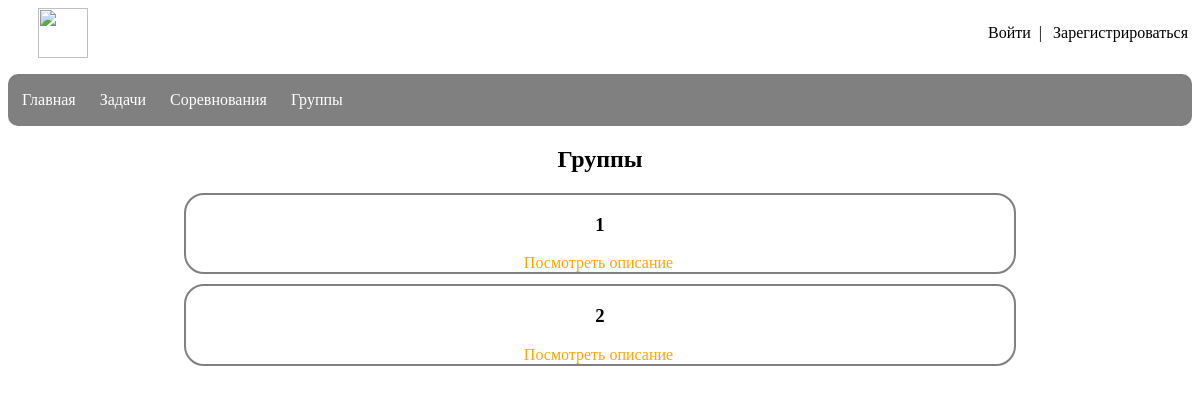
Before: /groups with the older database file.
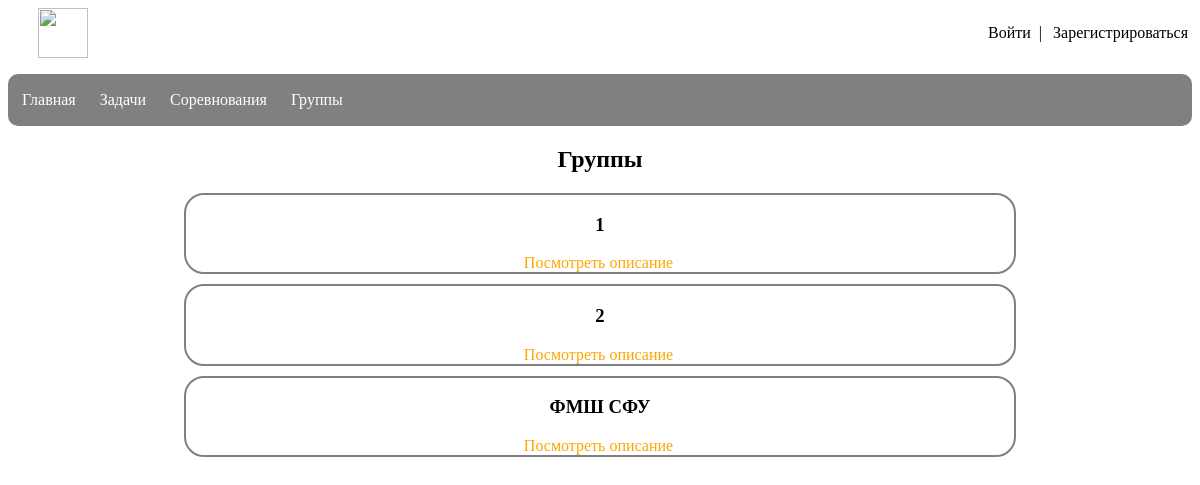
After: the same page with the newer database file.
### app/models.py (models this page shows, shortened)
class Groups(db.Model):
    id = db.Column(db.Integer, primary_key=True)
    title = db.Column(db.String(100), unique=True, nullable=False)
    statement = db.Column(db.Text, nullable=True)
    users = db.relationship('UserGroup', backref='group', lazy='dynamic')

### app/routes.py (the view)
@app.route('/groups', defaults={'id': None})
@app.route('/groups/<int:id>')
def groups(id):
    if id:
        group = Groups.query.get(id)
        return render_template('groups.html', id=id, group=group)
    groups = Groups.query.all()
    return render_template('groups.html', id=id, groups=groups)

### app/templates/groups.html (shortened to what this page needs)
{% extends "base.html" %}
{% block content %}
<body>
    <div class="container">
        <h2>Группы</h2>
        <section>
            {% if groups %}
                <div class="group-list">
                    {% for group in groups %}
                        <div class="group-card">
                            <h3>{{ group.title }}</h3>
                            <a href="{{ url_for('group_detail', group_id=group.id) }}" class="sub" >Посмотреть описание</a>
                        </div>
                    {% endfor %}
                </div>
            {% else %}
                <p>Нет доступных групп для присоединения.</p>
            {% endif %}
        </section>
    </div>
</body>
</html>
{% endblock %}

### app/templates/base.html (shortened to what this page needs)
<html>
    <head>
        <link type="text/css" href="../static/css/styles.css" rel="stylesheet" />
    </head>
    <body>
        <div id="header">
            <a href="/"><img class="logo" src="../static/images/logo.png"></a>
            <div>
                {% if current_user.is_anonymous %}
                <a href="/login" class="login">Войти</a>
                |
                <a href="/register" class="login">Зарегистрироваться</a>
                {% else %}
                <a href="/profile" id="profile_button"> {{ current_user.username }} </a>
                |
                <a href="{{ '/logout' }}" class="login">Выйти</a>
                {% endif %}
            </div>
        </div>
        <div id="menu">
            <ul>
                <li><a href="/">Главная</a></li>
                <li><a href="/tasks">Задачи</a></li>
                <li><a href="/contests">Соревнования</a></li>
                <li><a href="/groups">Группы</a></li>
            </ul>
        </div>
        {% block content %}{% endblock %}
    </body>
</html>

### app/static/css/styles.css (style rules this page uses)
body { font-family: Comic Sans MS; }
ul { list-style-type: none; padding: 7px; overflow: hidden; background-color: grey; border-radius: 10px; }
.logo { height: 50px; margin-left: 30px; }
#header { display: flex; justify-content: space-between; align-items: center; }
.login { color: black; text-align: center; }
.login { padding: 4px; padding-left: 7px; color: black; border-radius: 5px; text-decoration: none; }
li { float: left; }
li a { display: block; color: white; text-align: center; margin-right: 10px; padding: 10px; padding-left: 7px; padding-right: 7px; border-radius: 10px; text-decoration: none; }
h2 { text-align: center; }
.group-card { text-align: center; border: 2px solid grey; width: 70%; border-radius: 20px; margin-left: auto; margin-right: auto; margin-bottom: 10px; }
.sub { padding: 10px; padding-left: 7px; color: orange; border-radius: 5px; text-decoration: none; }

Changed rows visible on the page:
added Groups: title "ФМШ СФУ"
